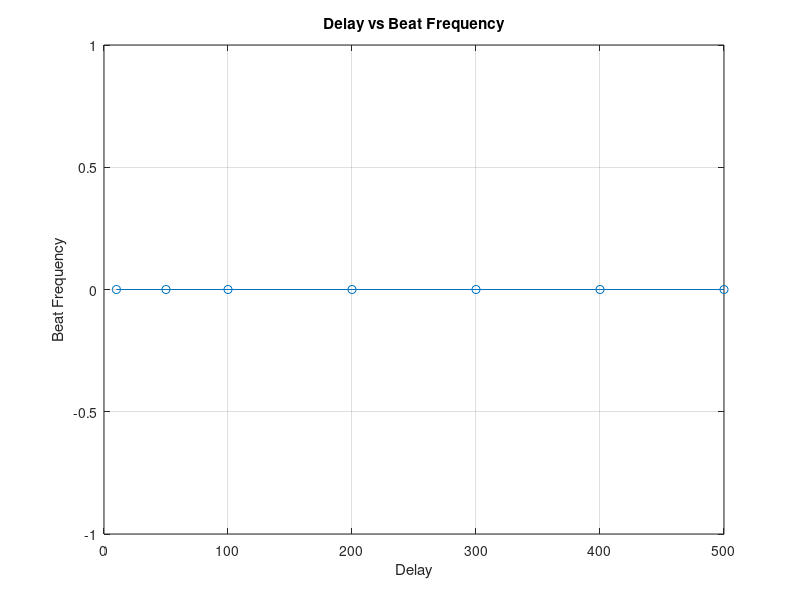

The MATLAB script that drew this image:
clear;
clc;

%% USER SETTINGS

delays = [10 50 100 200 300 400 500];

Fs = 100000;

Plot_Enable = 1;      % 1 = Plot ON
                      % 0 = Plot OFF

beat = zeros(size(delays));

for k = 1:length(delays)

    filename = sprintf('C:/Users/Preethi/Desktop/SDR/beat_%d.dat',delays(k));

    fid = fopen(filename,'rb');

    if(fid==-1)
        fprintf('Cannot open %s\n',filename);
        continue;
    end

    data = fread(fid,200000,'float32');

    fclose(fid);

    x = data(1:2:end)+1i*data(2:2:end);

    x = x(1:4096);

    N = length(x);

    X = abs(fft(x));

    f = (0:N-1)*Fs/N;

    [peak,idx] = max(X(10:floor(N/4)));

    idx = idx+9;

    beat(k)=f(idx);

    fprintf('Delay = %d   Beat Frequency = %.2f Hz\n',delays(k),beat(k));

    if Plot_Enable

        figure

        plot(f(1:N/2),X(1:N/2))

        title(sprintf('Delay = %d',delays(k)))

        xlabel('Frequency')

        ylabel('Magnitude')

        grid on

    end

end

figure

plot(delays,beat,'-o')

grid on

xlabel('Delay')

ylabel('Beat Frequency')

title('Delay vs Beat Frequency')
